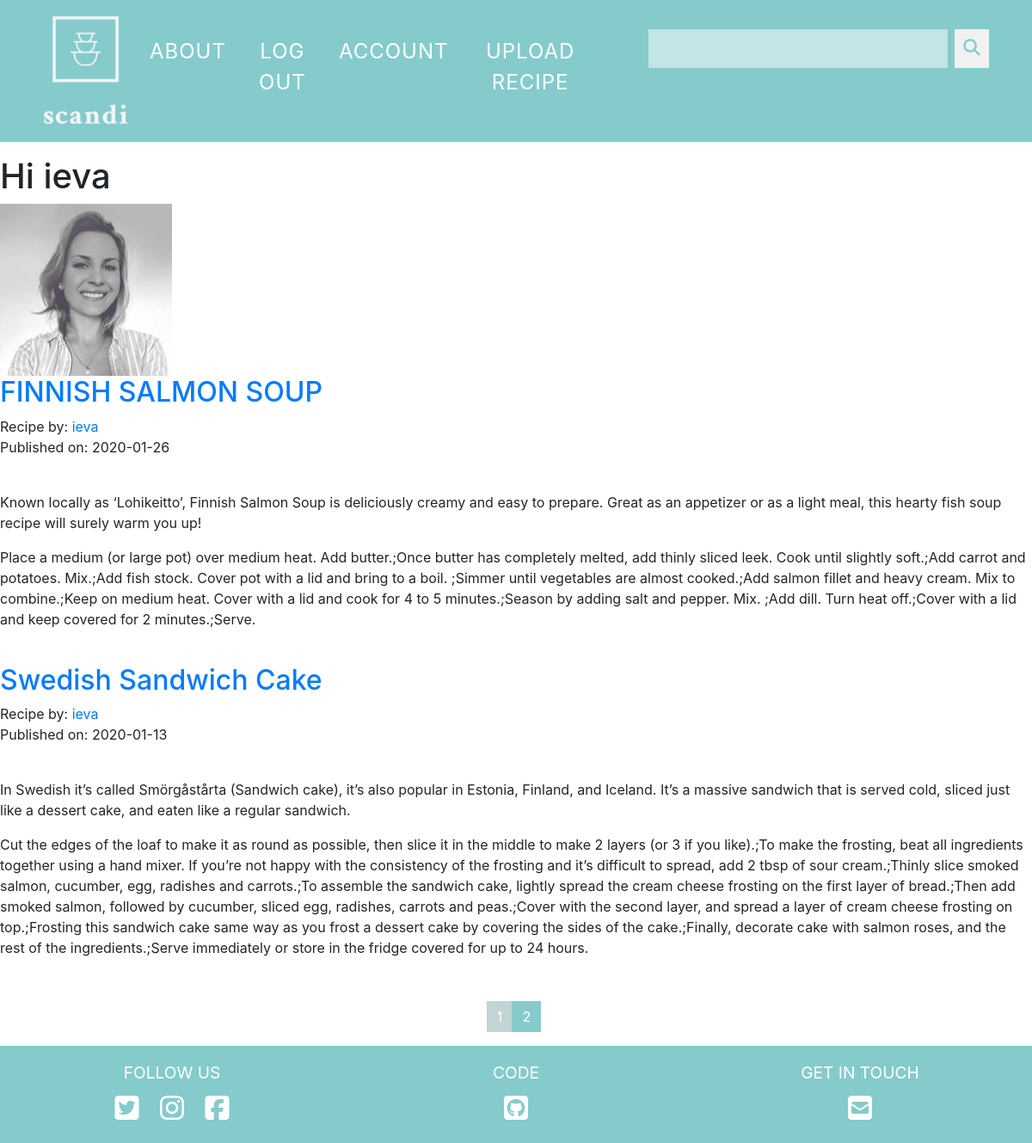
The app's page /ieva?page=2 (signed in) with its own data.
### scandiKitchen/models.py (models this page shows, shortened)
class User(db.Model,UserMixin):
    __tablename__ = 'users'
    id = db.Column(db.Integer,primary_key=True)
    profile_image = db.Column(db.String(64),nullable=False,default='default_profile.png')
    email = db.Column(db.String(64),unique=True,index=True)
    username = db.Column(db.String(64),unique=True,index=True)
    password_hash = db.Column(db.String(128))
    posts = db.relationship('Recipe',backref='author',lazy=True)

class Recipe(db.Model):
    users = db.relationship(User)
    id = db.Column(db.Integer,primary_key=True)
    user_id = db.Column(db.Integer,db.ForeignKey('users.id'),nullable=False)
    date = db.Column(db.DateTime,nullable=False,default=datetime.utcnow)
    title = db.Column(db.String(100),nullable=False)
    text = db.Column(db.Text,nullable=False)
    cook_method = db.Column(db.Text,nullable=True)
    ingredients = db.Column(db.Text,nullable=True)
    recipe_image = db.Column(db.String(100),nullable=True)

### scandiKitchen/users/views.py (the view)
@users.route('/<username>')
def user_posts(username):
    page = request.args.get('page',1,type=int)
    user = User.query.filter_by(username=username).first_or_404()
    recipes = Recipe.query.filter_by(author=user).order_by(Recipe.date.desc()).paginate(page=page,per_page=5)
    return render_template('user_recipes.html',recipes=recipes,user=user)

### scandiKitchen/models.py (called while the page is built)
@login_manager.user_loader
def load_user(user_id):
    return User.query.get(user_id)

### scandiKitchen/templates/user_recipes.html (shortened to what this page needs)
{% extends 'base.html' %}
{% block content %}
<div>
    <h1>Hi {{user.username}}</h1>
    <img src="{{ url_for('static',filename='profile_pics/'+user.profile_image) }}">
    {% for post in recipes.items %}
    <h2><a href="{{url_for('recipes.recipe',recipe_id=post.id)}}">{{post.title}}</a></h2>
    Recipe by: <a href="{{url_for('users.user_posts',username=post.author.username)}}">{{post.author.username}}</a>
    <p>Published on: {{post.date.strftime("%Y-%m-%d")}}</p>
    <p>{{post.text}}</p>
    <p>{{post.cook_method}}</p>
    {% endfor %}
</div>
<nav aria-label="Page navigation example">
    <ul class="pagination justify-content-center">
     {% for page_num in recipes.iter_pages() %}
        {% if recipes.page == page_num %}
        <li class="page-item disabled">
            <a class="page-link" href="{{url_for('users.user_posts',username=user.username,page=page_num)}}">{{page_num}}</a>
        </li>
        {% else %}
        <li class="page-item">
            <a class="page-link" href="{{url_for('users.user_posts',username=user.username,page=page_num)}}">{{page_num}}</a>
        </li>
        {% endif %}
     {% endfor %}
    </ul>
</nav>
{% endblock %}

### scandiKitchen/static/css/main.css (style rules this page uses)
body { margin: 0; padding: 0; overflow-x: hidden; }
* { border-radius: 0!important; }
.page-item.disabled .page-link { color: #ffffff; pointer-events: none; cursor: auto; background-color: #85cbcc; border-color: #dee2e6; margin-right: 5px; }
.page-link { position: relative; display: block; padding: .5rem .75rem; margin-left: -1px; line-height: 1.25; color: #ffffff; background-color: #c4d3d3; border: none; }
@media (min-width: 768px) { ul.pagination.justify-content-center { margin-top: 10px; } }

### records on screen
User: username "ieva", profile_image (picture)
Recipe: title "FINNISH SALMON SOUP", author.username "ieva", date "2020-01-26", text "Known locally as ‘Lohikeitto’, Finnish Salmon Soup is deliciously creamy and easy to prepare. Great as an appetizer or as a light meal, this hearty fish soup recipe will surely warm you up!", cook_method "Place a medium (or large pot) over medium heat. Add butter.;Once butter has completely melted, add thinly sliced leek. Cook until slightly soft.;Add carrot and potatoes. Mix.;Add fish stock. Cover pot with a lid and bring to a boil. ;Simmer until vegetables are almost cooked.;Add salmon fillet and heavy cream. Mix to combine.;Keep on medium heat. Cover with a lid and cook for 4 to 5 minutes.;Season by adding salt and pepper. Mix. ;Add dill. Turn heat off.;Cover with a lid and keep covered for 2 minutes.;Serve."
Recipe: title "Swedish Sandwich Cake", author.username "ieva", date "2020-01-13", text "In Swedish it’s called Smörgåstårta (Sandwich cake), it’s also popular in Estonia, Finland, and Iceland. It’s a massive sandwich that is served cold, sliced just like a dessert cake, and eaten like a regular sandwich.", cook_method "Cut the edges of the loaf to make it as round as possible, then slice it in the middle to make 2 layers (or 3 if you like).;To make the frosting, beat all ingredients together using a hand mixer. If you’re not happy with the consistency of the frosting and it’s difficult to spread, add 2 tbsp of sour cream.;Thinly slice smoked salmon, cucumber, egg, radishes and carrots.;To assemble the sandwich cake, lightly spread the cream cheese frosting on the first layer of bread.;Then add smoked salmon, followed by cucumber, sliced egg, radishes, carrots and peas.;Cover with the second layer, and spread a layer of cream cheese frosting on top.;Frosting this sandwich cake same way as you frost a…"

### other values on screen
{{ page_num }} "1"
{{ page_num }} "2"
